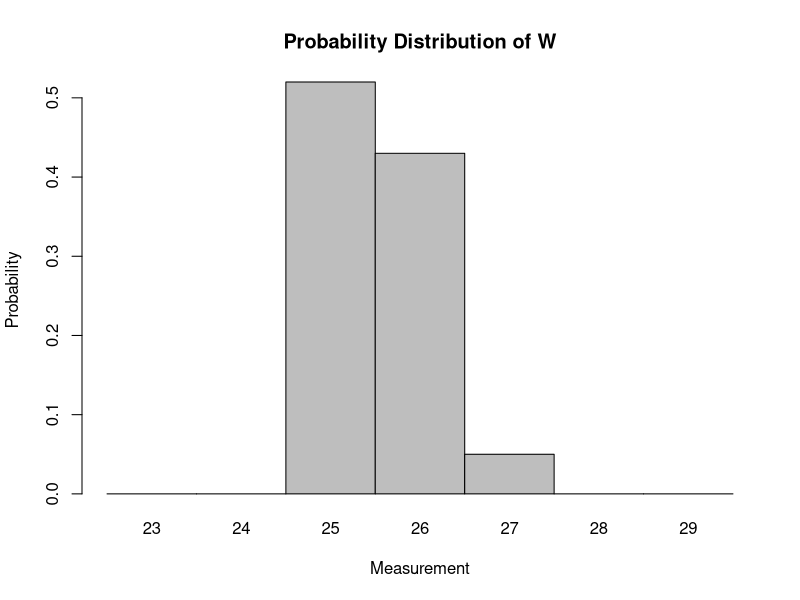
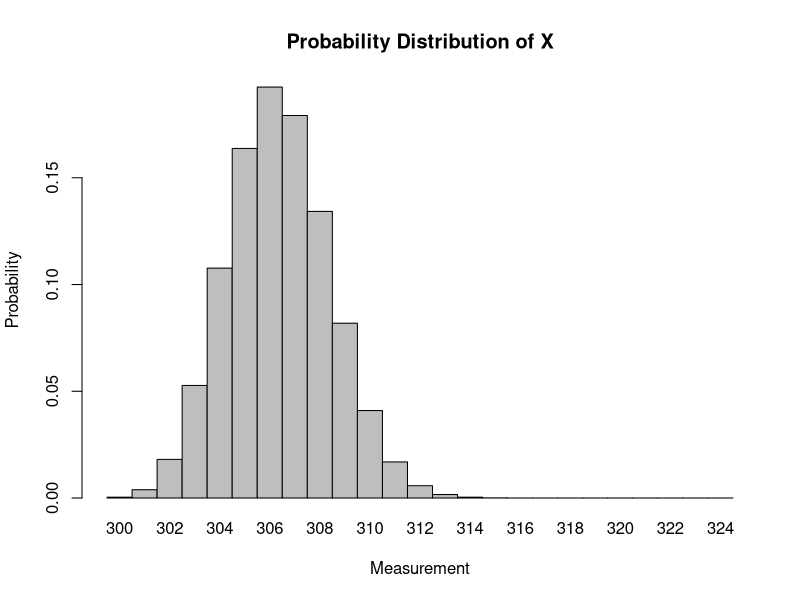
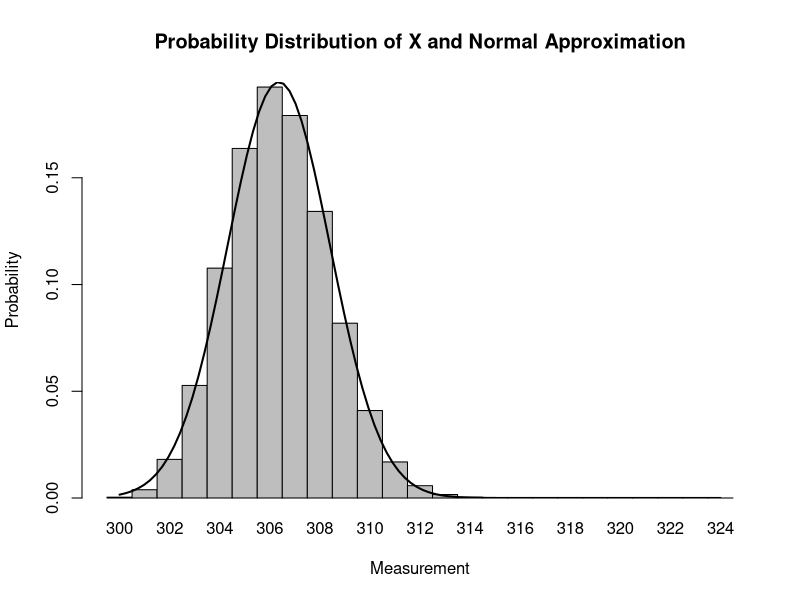
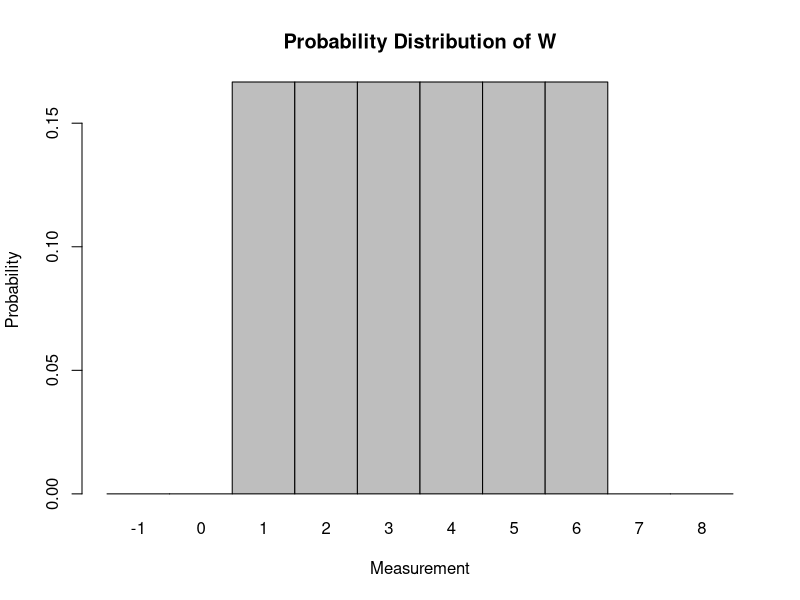
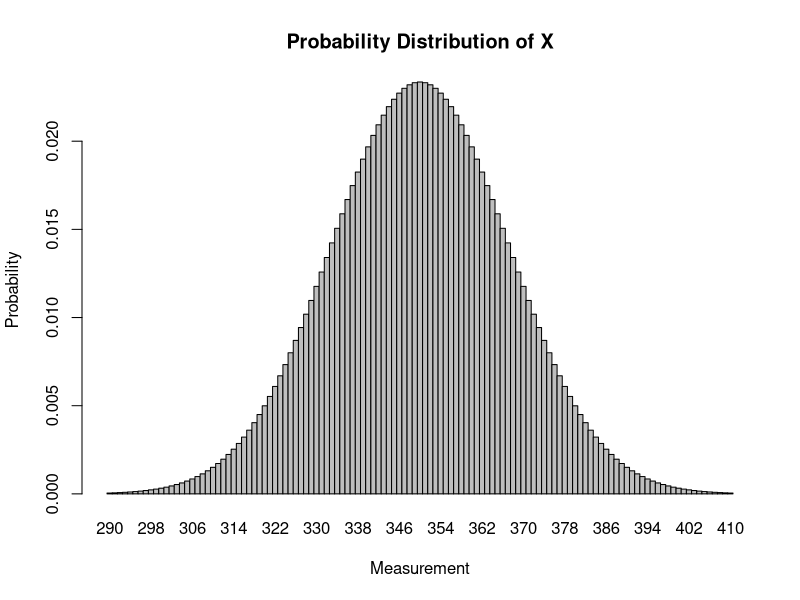
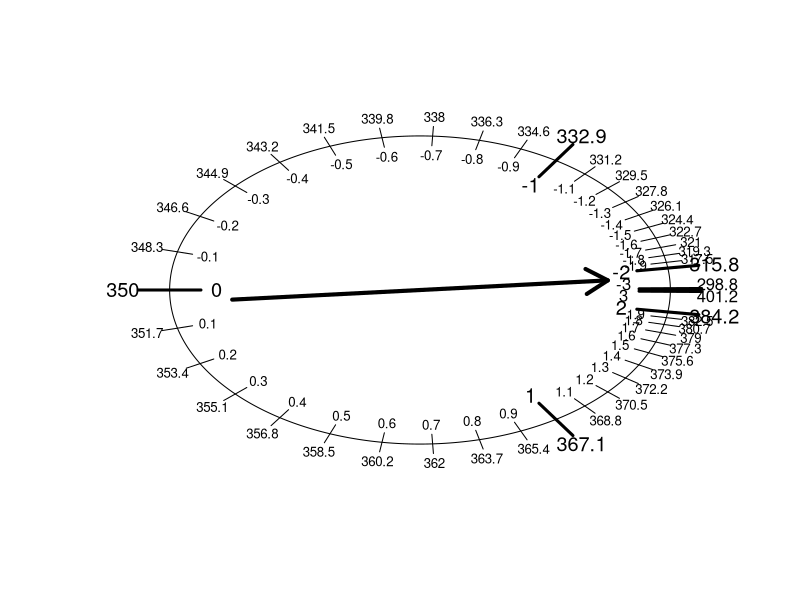

The R script that drew these images, in order:
## ---- chunk 1
knitr::opts_chunk$set(echo = FALSE)
## ---- chunk 2
set.seed(31)
j = 3
while(T){
  l = c(0,sort(runif(j-1)),1)
  p = round(l[2:(j+1)]-l[1:j],2)
  if(sum(p)==1){break}
}
x = sort(sample(24:29,j))
ss = "\\begin{tabular}{|c|c|}\\hline\n $w$ & $P(w)$ \\\\ \\hline \n"
for(i in 1:j){
  ss = paste(ss,x[i],"&",p[i],"\\\\ \n")
}
ss = paste(ss,"\\hline\n\\end{tabular}\n")
mu = round(sum(x*p),3)
si = round(sqrt(sum((x-mu)^2*p)),3)
n = 12
## ---- chunk 3
xs = (min(x)-2):(max(x)+2)
fs = numeric()
for(i in xs){
  if(i %in% x){
    fs = c(fs,p[match(i,x)])
  } else {
    fs = c(fs, 0)
  }
  
}
barplot(height=fs,names.arg = xs, main="Probability Distribution of W", xlab="Measurement", ylab="Probability",space=0)
## ---- chunk 4
xs = (min(x)*n):(max(x)*n)
fs = rep(0,length(xs))
perms = gtools::permutations(j,n,repeats.allowed=T)
for(ii in 1:(j^n)){
  tot = sum(x[perms[ii,]])
  i = match(tot,xs)
  fs[i] = fs[i]+prod(p[perms[ii,]])
}
bp = barplot(height=fs,names.arg = xs, main="Probability Distribution of X", xlab="Measurement", ylab="Probability",ylim=c(0,max(dnorm(mu*n,mu*n,si*sqrt(n)),max(fs))),space=0)
## ---- chunk 5
bp = barplot(height=fs,names.arg = xs, main="Probability Distribution of X and Normal Approximation", xlab="Measurement", ylab="Probability",ylim=c(0,max(dnorm(mu*n,mu*n,si*sqrt(n)),max(fs))),space=0)
x2 = seq(min(bp),max(bp),length.out=100)
x3 = seq(min(xs),max(xs),length.out=100)
lines(x2,dnorm(x3,n*mu,sqrt(n)*si),lwd=2)
## ---- chunk 6
j = 6
p = rep(1/6,6)
x = 1:6
ss = "\\begin{tabular}{|c|c|}\\hline\n $w$ & $P(w)$ \\\\ \\hline \n"
for(i in 1:j){
  ss = paste(ss,x[i],"&",round(p[i],4),"\\\\ \n")
}
ss = paste(ss,"\\hline\n\\end{tabular}\n")
mu = round(sum(x*p),3)
si = round(sqrt(sum((x-mu)^2*p)),3)
n = 100
## ---- chunk 7
xs = (min(x)-2):(max(x)+2)
fs = numeric()
for(i in xs){
  if(i %in% x){
    fs = c(fs,p[match(i,x)])
  } else {
    fs = c(fs, 0)
  }
  
}
barplot(height=fs,names.arg = xs, main="Probability Distribution of W", xlab="Measurement", ylab="Probability",space=0)
## ---- chunk 8
xs = floor(mu*n-3.5*si*sqrt(n)):ceiling(mu*n+3.5*si*sqrt(n))
fs = dnorm(xs,mu*n,si*sqrt(n))
barplot(height=fs,names.arg = xs, main="Probability Distribution of X", xlab="Measurement", ylab="Probability",space=0)
## ---- chunk 9
plot(0,0,type='n',axes=F,ann=F,xlim=c(-1,1),ylim=c(-1,1))
thetas = seq(0,2*pi,length.out=360)
lines(cos(thetas)*0.8,sin(thetas)*0.8)
zs = seq(-2,2,by=0.1)
xs = seq(mu*n-2*si*sqrt(n),mu*n+2*si*sqrt(n),along.with=zs)
ps = pnorm(zs)
for(i in 1:length(zs)){
  theta = ps[i]*2*pi
  if(zs[i]%%1 != 0 & zs[i]>-2 & zs[i]<2){
    lines(cos(theta)*c(0.75,0.85),sin(theta)*c(0.75,0.85))
    text(cos(theta)*0.7,sin(theta)*0.7,round(zs[i],1),cex=0.8)
    text(cos(theta)*0.9,sin(theta)*0.9,round(xs[i],1),cex=0.8)
  } else if(zs[i]%%1 == 0) {
    lines(cos(theta)*c(0.7,0.9),sin(theta)*c(0.7,0.9),lwd=3)
    text(cos(theta)*0.65,sin(theta)*0.65,round(zs[i],1),cex=1.2)
    text(cos(theta)*0.95,sin(theta)*0.95,round(xs[i],1),cex=1.2)
  }
}
lines(cos(pnorm(-3)*2*pi)*c(0.7,0.9),sin(pnorm(-3)*2*pi)*c(0.7,0.9),lwd=3)
lines(cos(pnorm(3)*2*pi)*c(0.7,0.9),sin(pnorm(3)*2*pi)*c(0.7,0.9),lwd=3)
text(0.65,0.03,-3)
text(0.65,-0.03,3)
text(0.95,0.03,round(mu*n-3*si*sqrt(n),1))
text(0.95,-0.03,round(mu*n+3*si*sqrt(n),1))
arrows(-0.6,-0.05,0.6,0.05,lwd=4)
